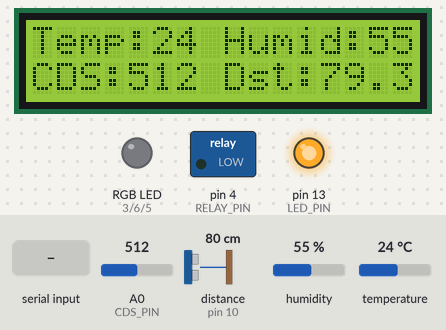
Simulated run of this sketch. Board: Arduino Uno, built with avr-gcc and run on an emulated ATmega328P. Shown: 16×2 character LCD, switched loads named in the sketch (green lamp = pin HIGH), an RGB LED mixed from three pins (HIGH = lit), output pins drawn as LEDs (lit = HIGH). Wiring (inferred from the names in the program): ultrasonic range finder: trigger pin 11; echo pin 10. Dashed ring = blinking. The inputs (shaded band) are chosen by the test bench; at power-on: distance to the obstacle (sensor on pin 10) 80 cm, humidity 55 %, temperature 24 °C, A0 (CDS_PIN) = 512. The echo pulse lasts 58.3 µs per cm; EEPROM starts erased; pins used as bus, display or sensor lines are not drawn; what the sketch prints to the serial monitor is not drawn.

Above: at 4.2 s.
4.3 s: "1\n" received over Serial
10.4 s: "GET\n" received over Serial
At 15.2 s:
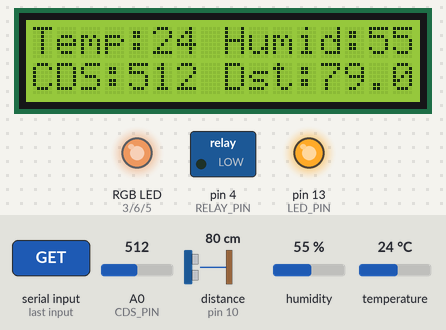
16.1 s: "PUT\n" received over Serial
At 17.71 s:
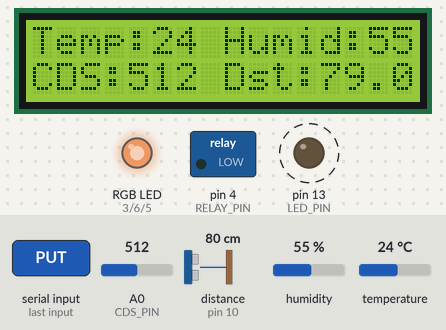
19.7 s: distance to the obstacle (sensor on pin 10) set to 2 cm
At 20.9 s:
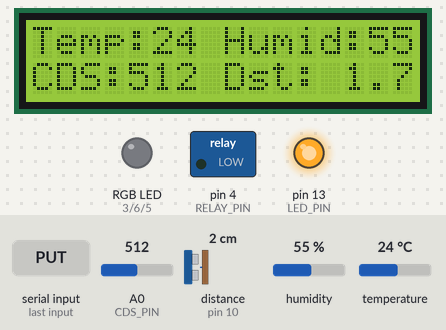
24.4 s: humidity set to 22 %
At 25.4 s:
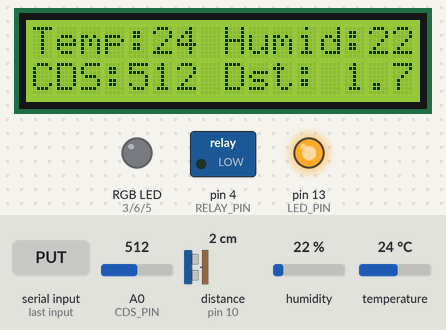
26.5 s: temperature set to 33 °C
At 28.8 s:
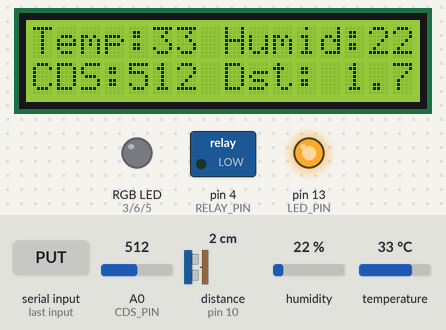
Timing chart, 0 to 30.3 s (numbered marks = the images above; inputs shaded):
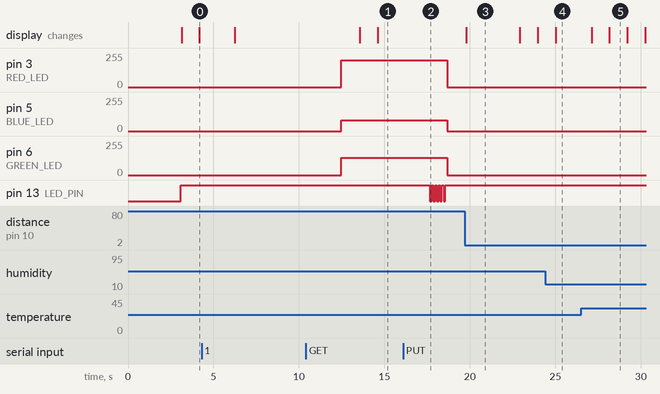

Measured:
- after the input at 10.4 s, pin 3 (RED_LED): 0/255 → 200/255 after 2.1 s; pin 5 (BLUE_LED): 0/255 → 80/255 after 2.1 s; pin 6 (GREEN_LED): 0/255 → 128/255 after 2.1 s; the display: first changes after 3.2 s (image 1 shows a later state)
- after the input at 16.1 s, pin 3 (RED_LED): 200/255 → 0/255 after 2.6 s; pin 5 (BLUE_LED): 80/255 → 0/255 after 2.6 s; pin 6 (GREEN_LED): 128/255 → 0/255 after 2.6 s; pin 13 (LED_PIN): alternates HIGH for 0.10 s and LOW for 0.10 s, 10 changes in all, then stays HIGH, starting after 1.6 s
- after the input at 19.7 s, the display: changes after 0.07 s (image 3)
- after the input at 24.4 s, the display: changes after 0.62 s (image 4)
- after the input at 26.5 s, the display: first changes after 0.61 s (image 5 shows a later state)
- what the display in image 3 shows lasts 3.1 s, from 19.8 s to 22.9 s

The sketch:

07_LCD_EEPROM.ino
```cpp
#include <LiquidCrystal_I2C.h>
#include <Wire.h>
#include "DHT.h"
#include <EEPROM.h>
#include <ArduinoJson.h>

#define LED_PIN   13
#define RED_LED   3
#define GREEN_LED 6
#define BLUE_LED  5
#define RELAY_PIN 4     // Blue LED
#define DHT_PIN   8
#define ECHO_PIN  10
#define TRIG_PIN  11
#define CDS_PIN   A0

#define RED_ADDR  0x100
#define GREEN_ADDR  0x101
#define BLUE_ADDR  0x102
#define RELAY_ADDR  0x103

LiquidCrystal_I2C lcd(0x27, 16, 2);
DHT dht(DHT_PIN, DHT11);  // Adafruit sensor library
void readSensors();
void doParseJson(char *);
float ultraSonic();
void blinkLED(int);   // blinkLED signature
void viewSensor();
void lcdDisplay(int, int, int, float);

StaticJsonDocument<80> doc;
StaticJsonDocument<80> pDoc;

int red=200;
int green=128;
int blue=80;
int relay=0;

void setup() {
  Serial.begin(115200);

  pinMode(LED_PIN, OUTPUT);
  pinMode(TRIG_PIN, OUTPUT);
  pinMode(ECHO_PIN, INPUT);
  pinMode(CDS_PIN, INPUT);
  pinMode(RED_LED, OUTPUT);
  pinMode(GREEN_LED, OUTPUT);
  pinMode(BLUE_LED, OUTPUT);
  pinMode(RELAY_PIN, OUTPUT);

  EEPROM.write(RED_ADDR, red);
  EEPROM.write(GREEN_ADDR, green);
  EEPROM.write(BLUE_ADDR, blue);
  EEPROM.write(RELAY_ADDR, relay);
  dht.begin();
  lcd.init();
  lcd.backlight();
  delay(3000);
}

void loop() {
  char buf[80];
  byte len;
  String cmd;
  digitalWrite(LED_PIN, HIGH);
  Serial.println("Ready");

  if (Serial.available() > 0) {
    len = Serial.readBytes(buf, 80);
    buf[len-1] = 0;
    cmd = (String)buf;

    if (cmd.indexOf("GET") == 0) {  // 센서를 읽어서 JSON 형태로 전송
      readSensors();
      serializeJson(doc, Serial);
      Serial.print("\n");
      red = EEPROM.read(RED_ADDR);
      green = EEPROM.read(GREEN_ADDR);
      blue = EEPROM.read(BLUE_ADDR);
      relay = EEPROM.read(RELAY_ADDR);
      analogWrite(RED_LED, red);
      analogWrite(GREEN_LED, green);
      analogWrite(BLUE_LED, blue);
      digitalWrite(RELAY_PIN, relay);
    } else if (cmd.indexOf("PUT") == 0) { // JSON 메세지를 읽어서 액츄에이터 구동
      char *jsonStr = &(buf[4]);
      doParseJson(jsonStr);
    }
  }
  viewSensor();
  delay(1000);
}

void readSensors() {
  float humidity = dht.readHumidity();
  float temperature = dht.readTemperature();
  int cds = analogRead(CDS_PIN);
  float distance = ultraSonic();
  doc["humidity"] = humidity;
  doc["temperature"] = temperature;
  doc["cds"] = cds;
  doc["distance"] = distance;
  //lcdDisplay((int)temperature, (int)humidity, cds, distance);
}

void doParseJson(char *jsonStr) {
  DeserializationError error = deserializeJson(pDoc, jsonStr);
  if (error) {
    Serial.print(F("deserializeJson() failed: "));
    Serial.println(error.c_str());
    blinkLED(100);
  }

  int red = pDoc["red"];
  int green = pDoc["green"];
  int blue = pDoc["blue"];
  int relay = pDoc["relay"];
  analogWrite(RED_LED, red);
  analogWrite(GREEN_LED, green);
  analogWrite(BLUE_LED, blue);
  digitalWrite(RELAY_PIN, relay);
  EEPROM.write(RED_ADDR, red);
  EEPROM.write(GREEN_ADDR, green);
  EEPROM.write(BLUE_ADDR, blue);
  EEPROM.write(RELAY_ADDR, relay);
}

float ultraSonic() {
  digitalWrite(TRIG_PIN, HIGH);
  delayMicroseconds(10);
  digitalWrite(TRIG_PIN, LOW);

  unsigned long duration = pulseIn(ECHO_PIN, HIGH);
  float distance = ((float)(340 * duration) / 10000) / 2;
  //return (float)pulseIn(ECHO_PIN, HIGH) / 58;
  return distance;
}

void blinkLED(int interval) {
  for (int i=0; i<10; i++) {
    digitalWrite(LED_PIN, digitalRead(LED_PIN)^1);
    delay(interval);
  }
}

void viewSensor() {
  float humidity = dht.readHumidity();
  float temperature = dht.readTemperature();
  int cds = analogRead(CDS_PIN);
  float distance = ultraSonic();
  lcdDisplay((int)temperature, (int)humidity, cds, distance);
}

void lcdDisplay(int temp, int humid, int cds, float dst) {
  char firstRow[20], secondRow[20], floatStr[8];
  lcd.clear();
  sprintf(firstRow, "Temp:%2d Humid:%2d", temp, humid);
  dtostrf(dst, 4, 1, floatStr);
  sprintf(secondRow, "CDS:%3d Dst:%s", cds, floatStr);
  lcd.setCursor(0,0);
  lcd.print(firstRow);
  lcd.setCursor(0,1);
  lcd.print(secondRow);
}
```
